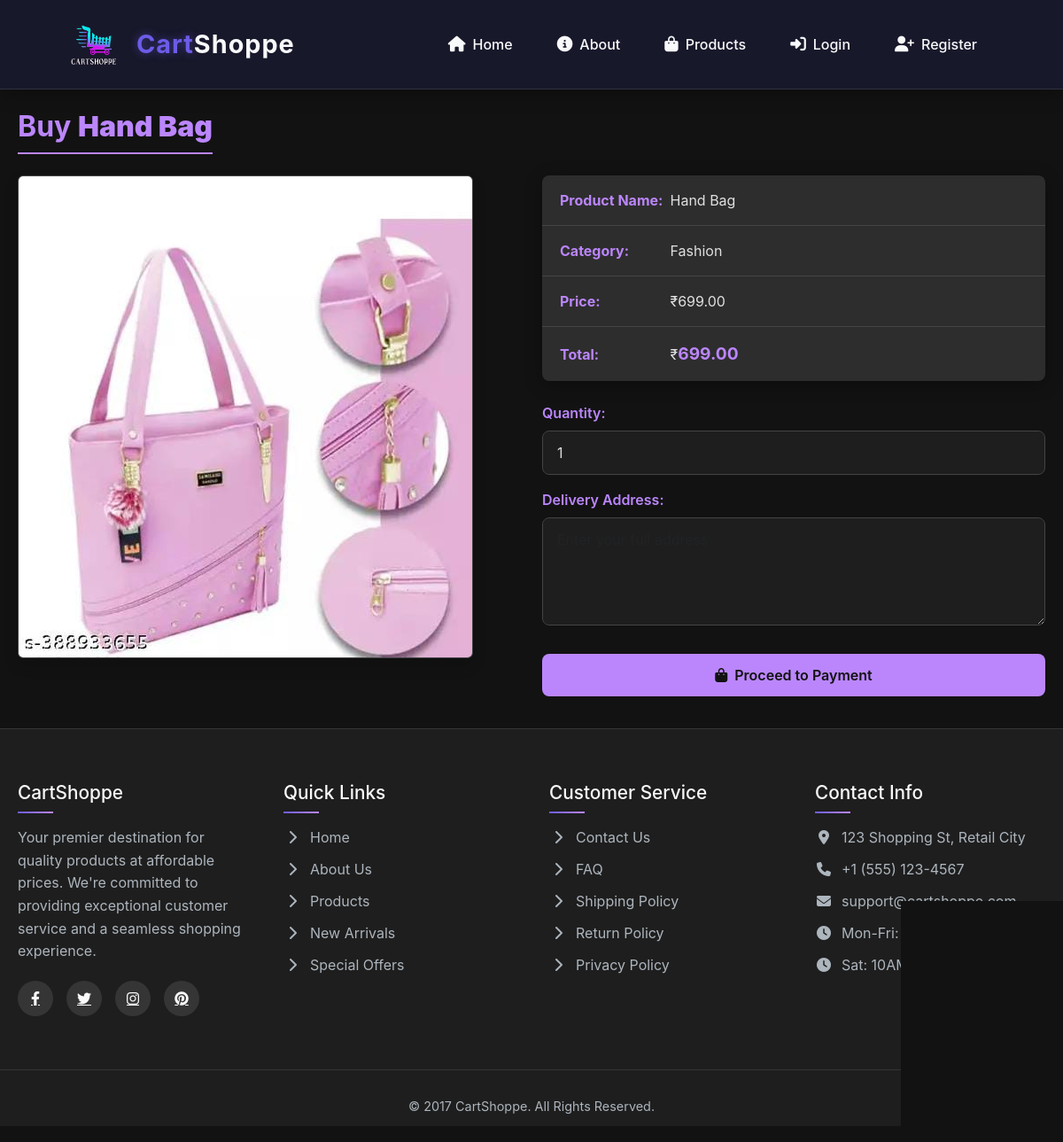
The app's page /buy/9/ with its own data.
### myproject/myapp/models.py (models this page shows)
class Product(models.Model):
    name = models.CharField(max_length=255,null=True)
    category = models.CharField(max_length=100,null=True)
    price = models.DecimalField(max_digits=10, decimal_places=2,null=True)
    image = models.ImageField(upload_to='product_images/',null=True)

### myproject/myapp/views.py (the view, shortened to what this page needs)
# urls.py: path('buy/<int:product_id>/', views.buy_product, name='buy_product'),
def buy_product(request, product_id):
    product = get_object_or_404(Product, id=product_id)
    cart = request.session.get('cart', {})
    default_quantity = cart.get(str(product_id), 1)
    subtotal = product.price * default_quantity
    return render(request, 'buy.html', {
    'product': product,
    'default_quantity': default_quantity,
    'subtotal': subtotal
     })

### myproject/myapp/templates/buy.html (shortened to what this page needs)
{% load static %}
{% include 'header.html' %}
<div class="container mt-4">
  <h2 class="mb-4">Buy <strong>{{ product.name }}</strong></h2>
  <div class="row">
    <div class="col-md-6">
      <img src="{{ product.image.url }}" class="img-fluid rounded shadow" alt="{{ product.name }}">
    </div>
    <div class="col-md-6">
      <ul class="list-group list-group-flush mb-4">
        <li class="list-group-item"><strong>Product Name:</strong> {{ product.name }}</li>
        <li class="list-group-item"><strong>Category:</strong> {{ product.category }}</li>
        <li class="list-group-item"><strong>Price:</strong> ₹{{ product.price }}</li>
        <li class="list-group-item">
          <strong>Total:</strong> ₹<span id="total">{{ product.price }}</span>
        </li>
      </ul>
      <form method="post">
        <div class="mb-3">
          <label for="quantity" class="form-label">Quantity:</label>
          <input type="number" class="form-control" id="quantity" name="quantity" min="1" value="1" required>
        </div>
        <div class="mb-3">
          <label for="address" class="form-label">Delivery Address:</label>
          <textarea class="form-control" id="address" name="address" rows="4" placeholder="Enter your full address" required></textarea>
        </div>
        <button type="submit" class="btn btn-primary">
          <i class="fas fa-shopping-bag me-2"></i>Proceed to Payment
        </button>
      </form>
    </div>
  </div>
</div>
{% include 'footer.html' %}

### myproject/myapp/templates/buy.html (style rules this page uses)
:root { --dark-bg: #121212; --darker-bg: #1e1e1e; --card-bg: #2d2d2d; --text-primary: #e0e0e0; --text-secondary: #b0b0b0; --accent-color: #bb86fc; --accent-hover: #9e6ad6; --border-color: #444; --border-radius: 8px; --box-shadow: 0 4px 20px rgba(0, 0, 0, 0.3); }
body { font-family: 'Inter', -apple-system, BlinkMacSystemFont, sans-serif; background-color: var(--dark-bg); color: var(--text-primary); }
.container { max-width: 1200px; margin: 0 auto; padding: 20px; }
h2 { color: var(--accent-color); font-weight: 700; border-bottom: 2px solid var(--accent-color); padding-bottom: 10px; display: inline-block; }
.img-fluid { border-radius: var(--border-radius); border: 1px solid var(--border-color); box-shadow: var(--box-shadow); transition: transform 0.3s ease; }
.list-group { background-color: var(--card-bg); border-radius: var(--border-radius); box-shadow: var(--box-shadow); }
.list-group-item { background-color: transparent; color: var(--text-primary); border-color: var(--border-color); padding: 1rem 1.25rem; }
.list-group-item strong { color: var(--accent-color); min-width: 120px; display: inline-block; }
#total { color: var(--accent-color); font-weight: 700; font-size: 1.2em; }
.form-control { background-color: var(--darker-bg); border: 1px solid var(--border-color); color: var(--text-primary); border-radius: var(--border-radius); padding: 0.75rem 1rem; }
.form-label { font-weight: 600; color: var(--accent-color); margin-bottom: 0.5rem; }
.btn-primary { background-color: var(--accent-color); border: none; padding: 0.75rem 2rem; font-weight: 600; border-radius: var(--border-radius); transition: all 0.3s ease; color: #121212; width: 100%; margin-top: 1rem; }

### records on screen
Product: name "Hand Bag", image (picture), category "Fashion", price "699.00"
